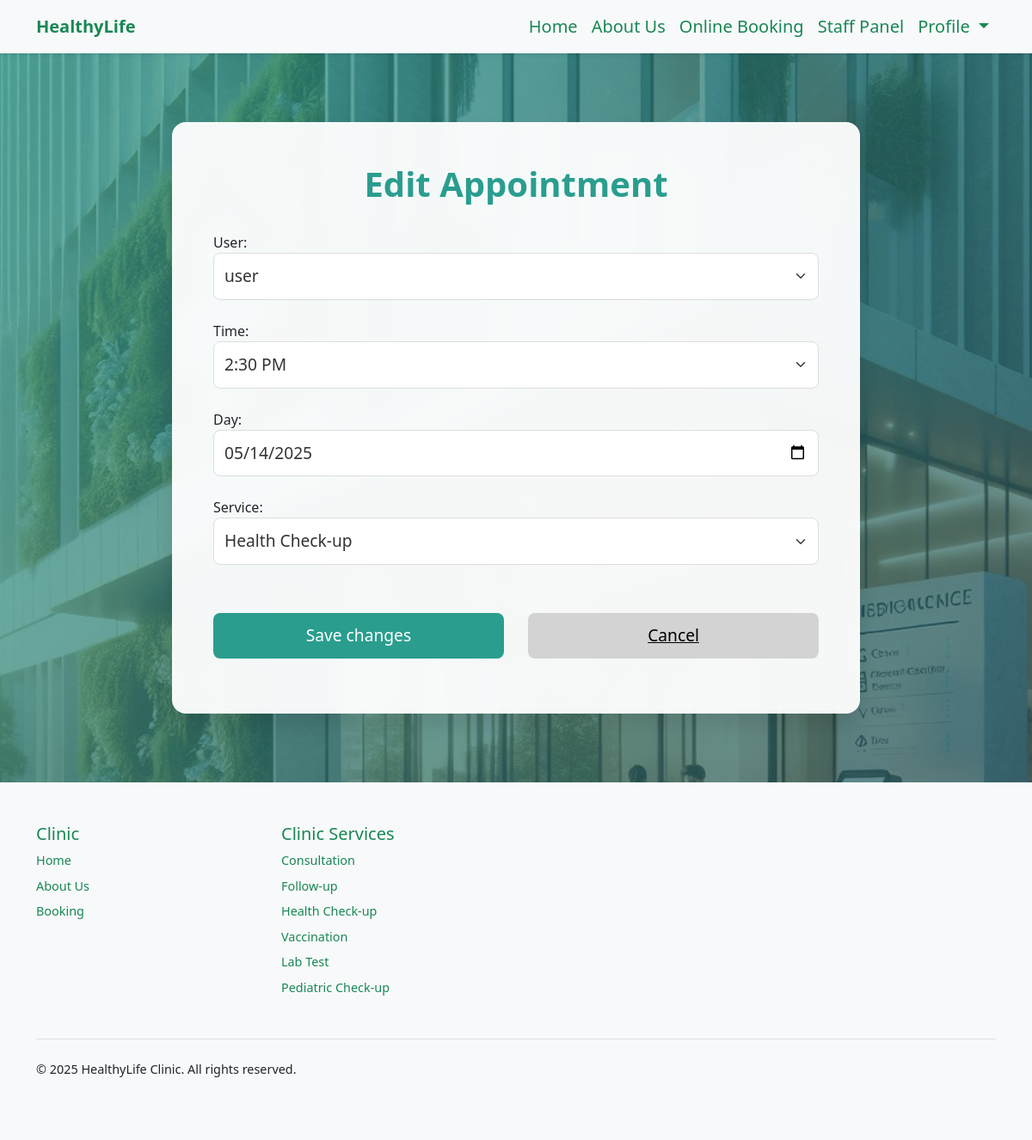
/edit_appointment/47/ (signed in), run on the app's committed database.
### booking/models.py (models this page shows, shortened)
class Appointment(models.Model):
    user = models.ForeignKey(User, on_delete=models.CASCADE, null=True, blank=True)
    service = models.CharField(max_length=50, choices=SERVICE_CHOICES, default="Doctor care")
    doctor = models.CharField(max_length=255, default="Unknown")
    day = models.DateField(default=datetime.now)
    time = models.CharField(max_length=10, choices=TIME_CHOICES, default="3 PM")
    time_ordered = models.DateTimeField(default=datetime.now, blank=True)

### booking/views.py (the view)
# urls.py: path('edit_appointment/<int:appointment_id>/', views.edit_appointment, name='edit_appointment'),
def edit_appointment(request, appointment_id):
    if not request.user.is_staff:
        return HttpResponseForbidden("You are not authorized to edit this appointment.")
    appointment = get_object_or_404(Appointment, id=appointment_id)
    if request.method == 'POST':
        form = AppointmentForm(request.POST, instance=appointment)
        if form.is_valid():
            form.save()
            return redirect('staffPanel')
    else:
        form = AppointmentForm(instance=appointment)
    return render(request, 'edit_appointment.html', {'form': form})

### booking/forms.py
class AppointmentForm(forms.ModelForm):
    class Meta:
        model = Appointment
        fields = ['user', 'time', 'day', 'service']  # custom field order
        widgets = {
            'user': forms.Select(attrs={'class': 'form-select'}),
            'time': forms.Select(attrs={'class': 'form-select'}),
            'day': forms.DateInput(attrs={
                'class': 'form-control',
                'type': 'date',
                'placeholder': 'Select a date'
            }),
            'service': forms.Select(attrs={'class': 'form-select'}),
        }

### booking/templates/edit_appointment.html (shortened to what this page needs)
{% extends 'layout.html' %}
{% load static %}
{% block body %}
{% if user.is_authenticated and user.is_staff %}
<div class="booking-panel">
    <h1>Edit Appointment</h1>
    <form method="post">
        {{ form.as_p }}
        <div class="button-container">
            <button type="submit" class="custom-btn">
                <span class="button-text">Save changes</span>
            </button>
            <a href="{% url 'staffPanel' %}" class="custom-btn cancel-btn">Cancel</a>
        </div>
    </form>
</div>
{% else %}
<div class="booking-panel">
    <h1>You Are Not Authorized!</h1>
    <a href="{% url 'login' %}" class="custom-btn">Sign in</a>
</div>
{% endif %}
{% endblock %}

### data on the page
Appointment: user "user", time "2:30 PM", day "05/14/2025", service "Health Check-up"
